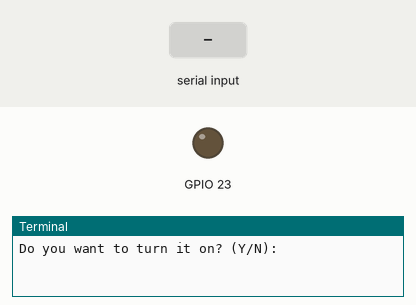
Simulated run of this program. Board: Raspberry Pi (BCM pin numbers). On the bench: output pins drawn as LEDs (lit = HIGH), the last lines printed to the terminal. The inputs (shaded band) are chosen by the test bench. At 1.3 s the program stops and its outputs stay as they are.

Above: at 1.2 s.
1.3 s: "Y" typed at the terminal
At 2.1 s:
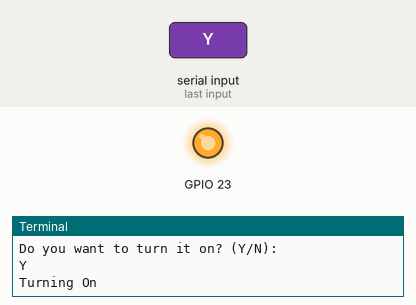
Timing chart, 0 to 2.8 s (numbered marks = the images above; inputs shaded):
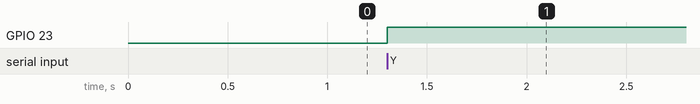

The program:

OnOff.py
```python
import RPi.GPIO as GPIO
import time

GPIO.cleanup

GPIO.setmode(GPIO.BCM)
GPIO.setup(23, GPIO.OUT)

status = raw_input("Do you want to turn it on? (Y/N): ")

if status == "Y":
	print "Turning On"
	GPIO.output(23,True)
	#time.sleep(5)

if status == "N":
	print "Turning Off"
	GPIO.output(23,False)
	#time.sleep(5)

GPIO.cleanup
```

Measured:
- after the input at 1.3 s, GPIO 23: LOW → HIGH at once
